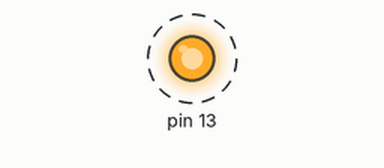
A sketch run on a simulated Arduino Uno, built with avr-gcc and run on an emulated ATmega328P. Shown: output pins drawn as LEDs (lit = HIGH). Dashed ring = blinking. What the sketch prints to the serial monitor is not drawn.

Above: at 0.5 s.
Timing chart, 0 to 4.6 s (numbered marks = the images above):
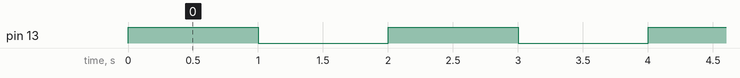

Measured:
- by itself, pin 13: alternates HIGH for 1.0 s and LOW for 1.0 s

The sketch:

Blink.ino
```cpp
void setup() {
  // put your setup code here, to run once:
  pinMode(13, OUTPUT);

  Serial.begin(9600);
  Serial.println("Setup Complete.");
}

void loop() {
  // put your main code here, to run repeatedly:
  digitalWrite(13, HIGH);
  Serial.println("LED On.");
  delay(1000);
  digitalWrite(13, LOW);
  Serial.println("LED Off.");
  delay(1000);
}
```
